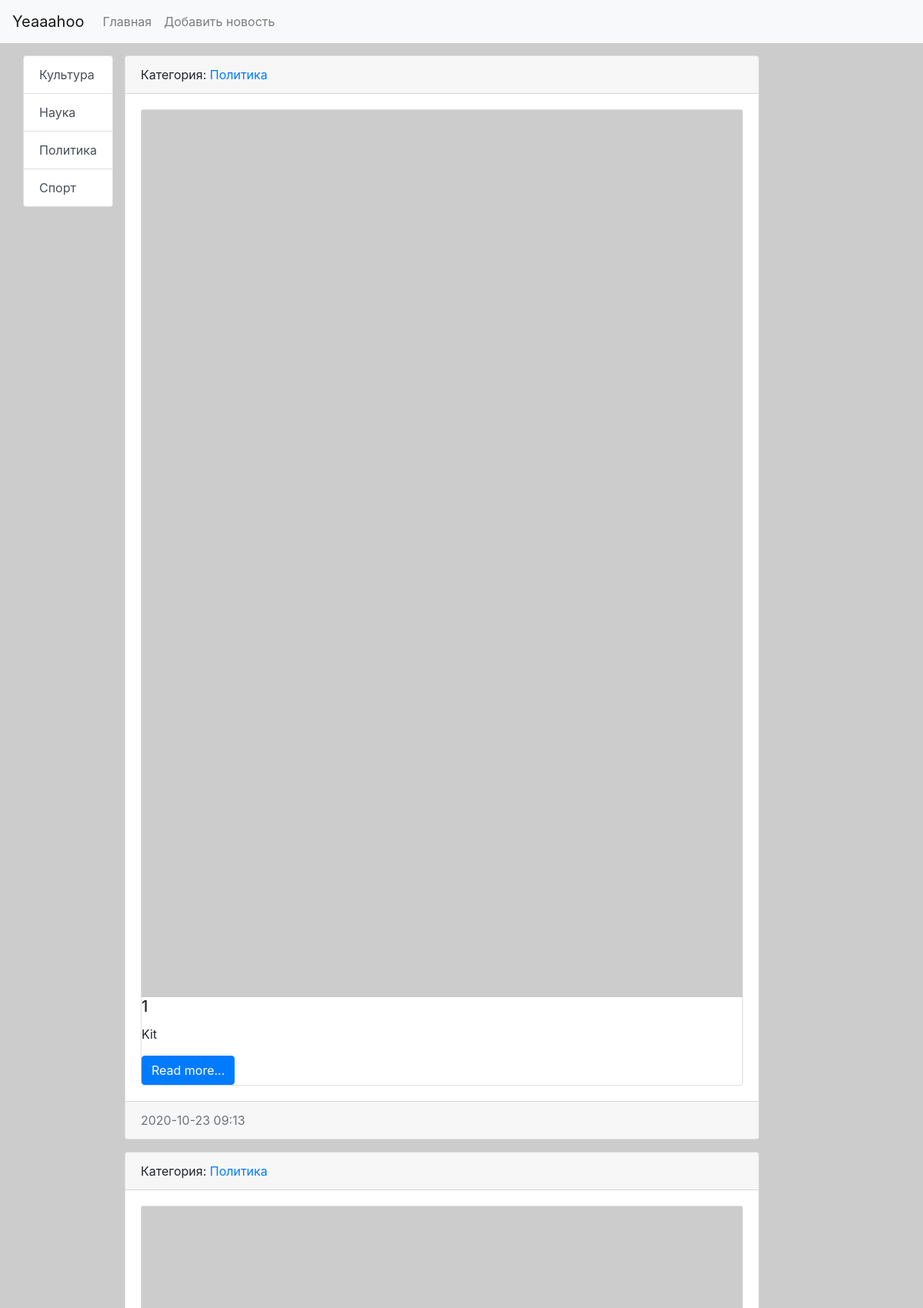
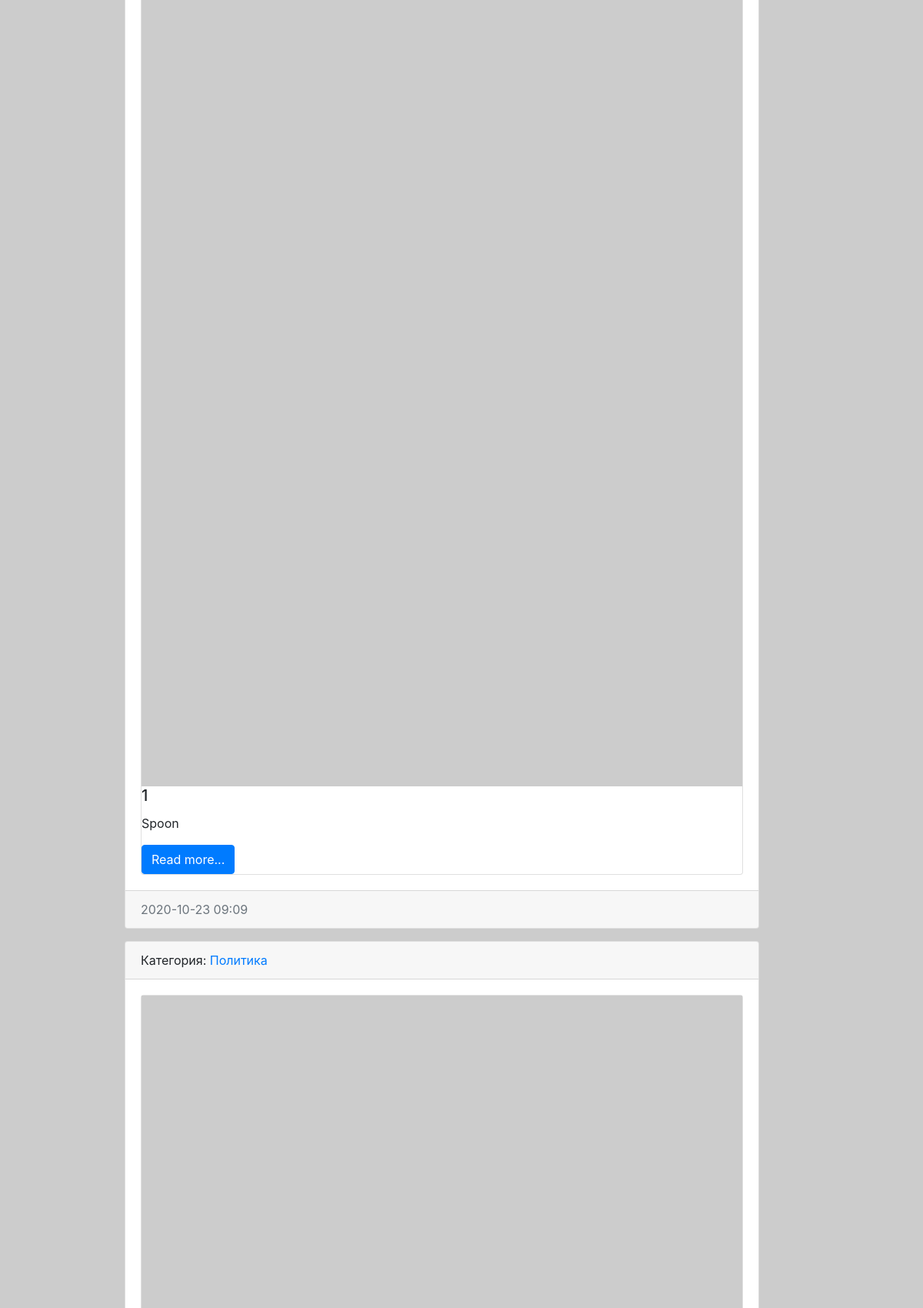
Screenshot of /category/3/ (upper part) with the database file from the repository (2 pictures, top to bottom).
### news/models.py (models this page shows, shortened)
class Category(models.Model):
    title = models.CharField(max_length=150, db_index=True, verbose_name="Наименование")
    def get_absolute_url(self):
        return reverse('category', kwargs={"category_id": self.pk})
    def __str__(self):
        return self.title
    class Meta:
        verbose_name = 'Категория'
        verbose_name_plural = 'Категории'
        ordering = ['title']

class News(models.Model):
    title = models.CharField(max_length=150, verbose_name='Наименование')
    content = models.TextField(blank=True, verbose_name='Контет')
    created_at = models.DateTimeField(auto_now_add=True, verbose_name='Создано')
    updated_at = models.DateTimeField(auto_now=True, verbose_name='Обновлено')
    photo = models.ImageField(upload_to='photos/%Y/%m/%d/', verbose_name='Фото')
    is_published = models.BooleanField(default=True, verbose_name='Публиковано?')
    category = models.ForeignKey('Category', on_delete=models.PROTECT, verbose_name="Категория")
    def get_absolute_url(self):
        return reverse('view_news', kwargs={"pk": self.pk})
    def __str__(self):
        return self.title
    class Meta:
        verbose_name = 'Новость'
        verbose_name_plural = 'Новости'
        ordering = ['-created_at']

### news/views.py (the view)
# urls.py: path('category/<int:category_id>/', NewsByCategory.as_view(), name='category'),
class NewsByCategory(ListView):
    model = News
    template_name = 'news/home_news_list.html'
    context_object_name = 'news'
    allow_empty = False
    def get_context_data(self, *, object_list=None, **kwargs):
        context = super().get_context_data(**kwargs)
        print(context)
        context['title'] = Category.objects.get(pk=self.kwargs['category_id'])
        print(self.kwargs['category_id'])
        return context
    def get_queryset(self):
        return News.objects.filter(category_id=self.kwargs['category_id'], is_published=True)

### news/templatetags/news_tags.py (called while the page is built)
@register.inclusion_tag('news/list_categories.html')
def show_categories(arg1='Hello', arg2='World'):
    categories = Category.objects.all()
    return {'categories': categories, 'arg1': arg1, 'arg2': arg2}

### news/templates/news/home_news_list.html (shortened to what this page needs)
{% extends 'base.html' %}
{% block sidebar %}
{% include 'inc/_sidebar.html' %}
{% endblock %}
{% block content %}
              {% for foo in news %}
                  <div class="card mb-3">
                      <div class="card-header">
                          Категория: <a href="{{ foo.category.get_absolute_url }}">{{ foo.category }}</a>
                      </div>
                      <div class="card-body">
                        <div class="card">
                        {% if foo.photo %}
                            <img src="{{ foo.photo.url }}" alt="" width="350" class="mr-3">
                            {% else %}
                            <img src="https://picsum.photos/id/237/350/300" alt="">
                        {% endif %}
                            <div class="media-body">
                                <h5 class="card-title">{{ foo.title }}</h5>
                                {% autoescape off %}
                                <p class="card-text">{{ foo.content }}</p>
                                {% endautoescape %}
                            <a href="{{foo.get_absolute_url}}" class="btn btn-primary">Read more...</a>
                        </div>
                        </div>
                      </div>
                      <div class="card-footer text-muted">
                          {{ foo.created_at|date:"Y-m-d H:i" }}
                      </div>
                  </div>
                  {% empty %}
                  Oops
              {% endfor %}
{% endblock %}

### news/templates/news/list_categories.html
<div class="list-group">
    {% for item in categories %}
  <a href="{{ item.get_absolute_url }}" class="list-group-item list-group-item-action">{{ item.title}}</a>
    {% endfor %}
</div>

### portal/static/css/style.css (style rules this page uses)
body { background-color: #ccc; }

### rows the page displays
Category: title "Культура"
Category: title "Наука"
Category: title "Политика"
Category: title "Спорт"
News: category "Политика", title "1", content "Kit", created_at "2020-10-23 09:13"
News: category "Политика", title "1", content "Spoon", created_at "2020-10-23 09:09"
News: category "Политика"
